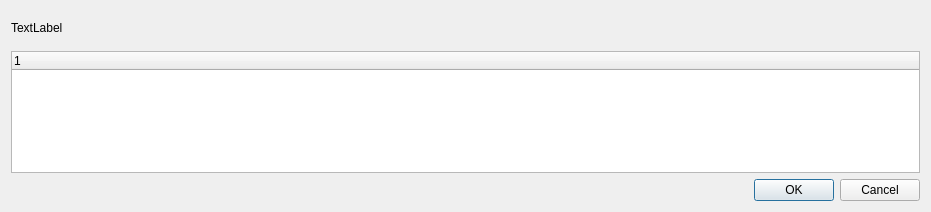
<?xml version="1.0" encoding="UTF-8"?>
<ui version="4.0">
 <class>Dialog</class>
 <widget class="QDialog" name="Dialog">
  <property name="geometry">
   <rect>
    <x>0</x>
    <y>0</y>
    <width>931</width>
    <height>212</height>
   </rect>
  </property>
  <property name="windowTitle">
   <string>Dialog</string>
  </property>
  <layout class="QVBoxLayout" name="verticalLayout">
   <item>
    <spacer name="verticalSpacer_2">
     <property name="orientation">
      <enum>Qt::Vertical</enum>
     </property>
     <property name="sizeType">
      <enum>QSizePolicy::Fixed</enum>
     </property>
     <property name="sizeHint" stdset="0">
      <size>
       <width>20</width>
       <height>10</height>
      </size>
     </property>
    </spacer>
   </item>
   <item>
    <widget class="QLabel" name="label">
     <property name="text">
      <string>TextLabel</string>
     </property>
    </widget>
   </item>
   <item>
    <spacer name="verticalSpacer">
     <property name="orientation">
      <enum>Qt::Vertical</enum>
     </property>
     <property name="sizeType">
      <enum>QSizePolicy::Fixed</enum>
     </property>
     <property name="sizeHint" stdset="0">
      <size>
       <width>20</width>
       <height>10</height>
      </size>
     </property>
    </spacer>
   </item>
   <item>
    <widget class="QTreeWidget" name="treeWidget">
     <column>
      <property name="text">
       <string notr="true">1</string>
      </property>
     </column>
    </widget>
   </item>
   <item>
    <widget class="QDialogButtonBox" name="buttonBox">
     <property name="orientation">
      <enum>Qt::Horizontal</enum>
     </property>
     <property name="standardButtons">
      <set>QDialogButtonBox::Cancel|QDialogButtonBox::Ok</set>
     </property>
    </widget>
   </item>
  </layout>
 </widget>
 <resources/>
 <connections>
  <connection>
   <sender>buttonBox</sender>
   <signal>accepted()</signal>
   <receiver>Dialog</receiver>
   <slot>accept()</slot>
   <hints>
    <hint type="sourcelabel">
     <x>248</x>
     <y>254</y>
    </hint>
    <hint type="destinationlabel">
     <x>157</x>
     <y>274</y>
    </hint>
   </hints>
  </connection>
  <connection>
   <sender>buttonBox</sender>
   <signal>rejected()</signal>
   <receiver>Dialog</receiver>
   <slot>reject()</slot>
   <hints>
    <hint type="sourcelabel">
     <x>316</x>
     <y>260</y>
    </hint>
    <hint type="destinationlabel">
     <x>286</x>
     <y>274</y>
    </hint>
   </hints>
  </connection>
 </connections>
</ui>
